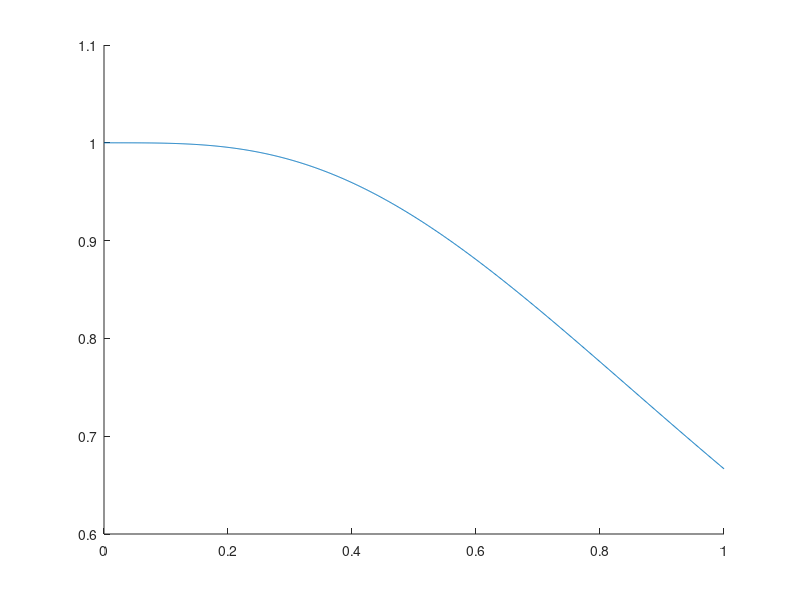

This chart was generated by the following MATLAB code: (Note: this script raises an error after producing the figure.)
% For testing numeric stability

close all;

hold on

bp = 0.1;
f_roughs = single(0:0.001:1);

l_p1 = single(0.035677535055191);
l_p2 = single(5.471493224149564);
l_p3 = single(-1.874217507189248);
l_p4 = single(0.351471287752386);
l_q1 = single(0.150481196938677);
l_q2 = single(5.469239550207198);
l_q3 = single(-1.874197989987550);
l_q4 = single(0.351471256360761);

r_p1 = single(-0.177543621700561);
r_p2 = single(0.673813798126158);
r_p3 = single(0.275914071465718);
r_p4 = single(0.718312055526892);
r_q1 = single(0.677240190094898);
r_q2 = single(0.554530253489181);
r_q3 = single(0.286086912399383);
r_q4 = single(0.717956737567938);

results = [];
for x = f_roughs
    if (x < bp)
        p1 = l_p1;
        p2 = l_p2;
        p3 = l_p3;
        p4 = l_p4;
        q1 = l_q1;
        q2 = l_q2;
        q3 = l_q3;
        q4 = l_q4;
    else
        p1 = r_p1;
        p2 = r_p2;
        p3 = r_p3;
        p4 = r_p4;
        q1 = r_q1;
        q2 = r_q2;
        q3 = r_q3;
        q4 = r_q4;
    end
    y = (p1*x.^3+p2*x.^2+p3*x + p4)./(q1*x.^3+q2*x.^2+q3*x+q4);
    results = [results, y];
end

plot(f_roughs, results);
% compare!
plot(roughnesses, z_average);
scatter(roughnesses, z_average);

legend("Function (float accuracy)", "Data (line)", "Data (points)");
hold off